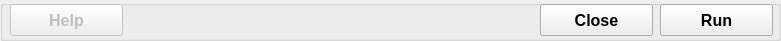
  <widget class="QGroupBox" name="groupBoxButtons">
   <property name="geometry">
    <rect>
     <x>5</x>
     <y>189</y>
     <width>781</width>
     <height>41</height>
    </rect>
   </property>
   <property name="title">
    <string/>
   </property>
   <widget class="QPushButton" name="pushButtonHelp">
    <property name="enabled">
     <bool>false</bool>
    </property>
    <property name="geometry">
     <rect>
      <x>10</x>
      <y>4</y>
      <width>113</width>
      <height>32</height>
     </rect>
    </property>
    <property name="font">
     <font>
      <pointsize>12</pointsize>
      <weight>75</weight>
      <bold>true</bold>
     </font>
    </property>
    <property name="text">
     <string>Help</string>
    </property>
    <property name="autoDefault">
     <bool>false</bool>
    </property>
   </widget>
   <widget class="QPushButton" name="pushButtonClose">
    <property name="geometry">
     <rect>
      <x>540</x>
      <y>4</y>
      <width>113</width>
      <height>32</height>
     </rect>
    </property>
    <property name="font">
     <font>
      <pointsize>12</pointsize>
      <weight>75</weight>
      <bold>true</bold>
     </font>
    </property>
    <property name="text">
     <string>Close</string>
    </property>
    <property name="autoDefault">
     <bool>false</bool>
    </property>
   </widget>
   <widget class="QPushButton" name="pushButtonRun">
    <property name="geometry">
     <rect>
      <x>660</x>
      <y>4</y>
      <width>113</width>
      <height>32</height>
     </rect>
    </property>
    <property name="font">
     <font>
      <pointsize>12</pointsize>
      <weight>75</weight>
      <bold>true</bold>
     </font>
    </property>
    <property name="toolTip">
     <string/>
    </property>
    <property name="text">
     <string>Run</string>
    </property>
    <property name="autoDefault">
     <bool>false</bool>
    </property>
   </widget>
  </widget>
